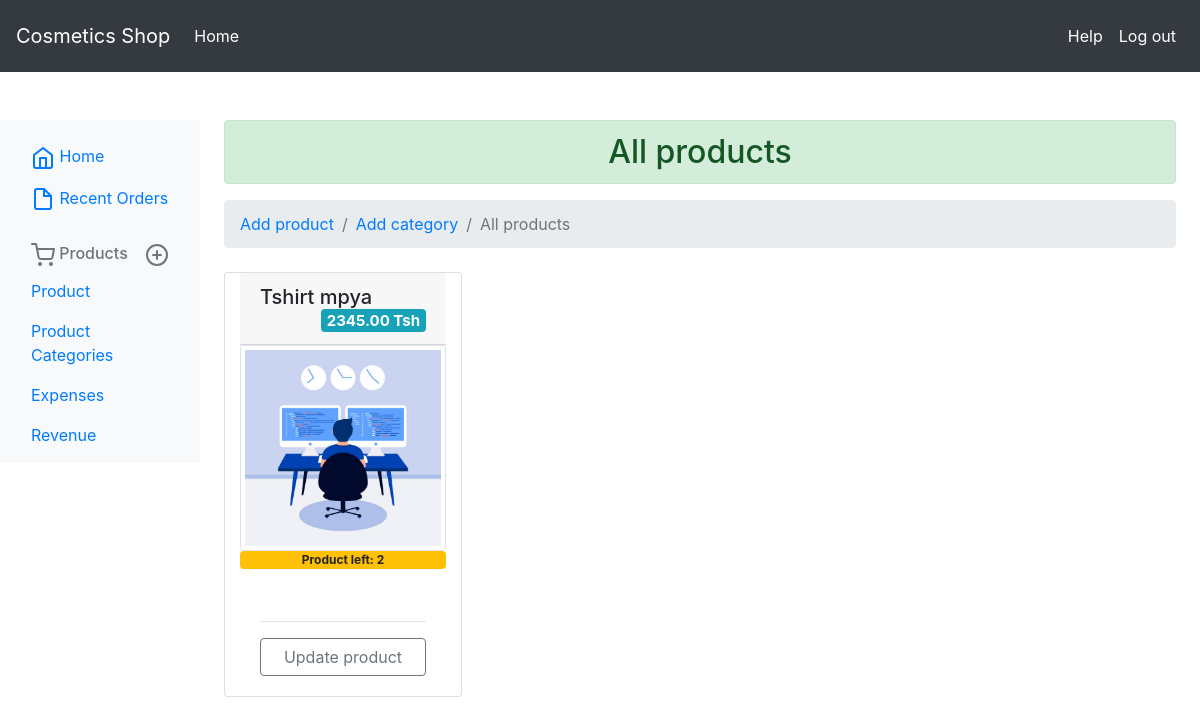
/manage/product/list/ (signed in), run on an earlier commit of the app's database.
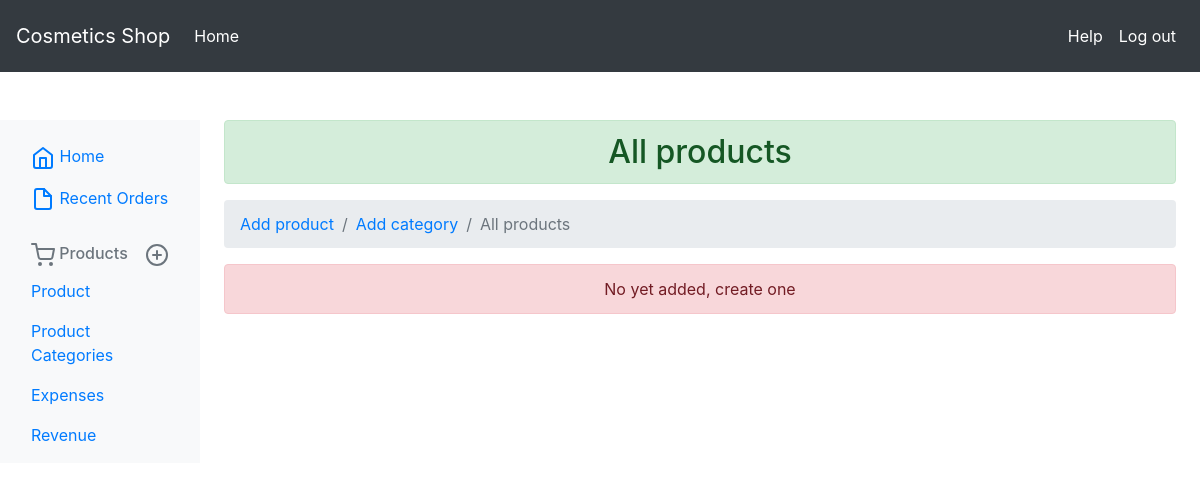
And on a later commit of the database.
### shop/models.py (models this page shows, shortened)
class Product(models.Model):
    sold_by = models.ForeignKey(User, related_name='saler', on_delete=models.DO_NOTHING, null=True, blank=True)  # for keeping record of who sold the goods
    stock_updated_by = models.ManyToManyField(User, blank=True, related_name='updater')
    category = models.ForeignKey(Category, related_name='products', on_delete=models.DO_NOTHING)
    initial_cost = models.DecimalField(max_digits=10, decimal_places=2, default=0)
    name = models.CharField(max_length=200, db_index=True)
    slug = models.SlugField(max_length=200, db_index=True)
    image = models.ImageField(upload_to='products/%Y/%m/%d/%S', blank=True)
    description = models.TextField(blank=True)
    price = models.DecimalField(max_digits=10, decimal_places=2)
    available = models.BooleanField(default=True, help_text='Checked means the stock is ready for sales')  # set True to allow goods to be visible in product for sales
    created = models.DateTimeField(auto_now_add=True)  # stock created
    quantity = models.PositiveSmallIntegerField(null=True, blank=True)
    vendor = models.CharField(max_length=200, blank=True)
    vendor_phone = models.CharField(max_length=20, blank=True)
    updated = models.DateTimeField(auto_now=True, null=True)
    vendor_email = models.EmailField(blank=True)
    vendor_website = models.URLField(blank=True)
    stock_cost = models.DecimalField(max_length=9, decimal_places=2, max_digits=11, blank=True)
    transport_fee = models.DecimalField(max_length=9, decimal_places=2, max_digits=11, blank=True)
    class Meta:
        ordering = ('name',)
        index_together = (('id', 'slug'),)

### manage/views.py (the view)
# urls.py: path('product/list/', views.ManagerListProduct.as_view(), name='product_list'),
@method_decorator([login_required, manager_required], name='dispatch')
class ManagerListProduct(generic.ListView):
    template_name = 'manage/product/list.html'
    context_object_name = 'products'
    model = Product

### manage/templates/manage/product/list.html (shortened to what this page needs)
{% extends 'manage/base.html' %}
{% load static %}
{% block products %}
    <h2 class="text-center alert alert-success">All products</h2>
         <nav aria-label="breadcrumb">
  <ol class="breadcrumb">
    <li class="breadcrumb-item"><a href="{% url 'manage:create_product' %}">Add product</a></li>
    <li class="breadcrumb-item"><a href="{% url 'manage:category_create' %}">Add category</a></li>
    <li class="breadcrumb-item active" aria-current="page">All products</li>
  </ol>
</nav>
    {% if object_list %}
    <div class="row mx-auto">
    {% for result in object_list %}
        <div class="col-3 card mt-2" style="width: 18rem;">
        <h5 class="card-header">{{ result.name }}<span class="float-right badge badge-info text-white">{{ result.price }} Tsh</span></h5>
  {% if result.image %}
      <img src="{{ result.image.url }}" class="card-img img-thumbnail" alt="{{ result.name }} image" width="100" height="100">
      {% else %}
      <img src="{% static 'img/no_image.png' %}" class="card-img img-thumbnail" alt="{{ result.name }} image" width="100" height="100">
        {% endif %}
        <p class="badge badge-warning text-center">Product left: {{ result.quantity }}</p>
  <div class="card-body">
      <hr>
    <a href="{% url 'manage:product_edit' result.id %}" class="btn btn-outline-secondary btn-block">Update product</a>
  </div>
</div>
        {% endfor %}
{% else %}
    <div class="alert alert-danger text-center" role="alert">No yet added, create one <a class="" href="{% url 'manage:create_product' %}"></a></div>
</div>
{% endif %}
{% endblock %}

What changed in the data, as far as the page shows it:
removed Product: name "Tshirt mpya", price "2345.00", image (picture), quantity "2"
Also different on the page:
text now shown: "No yet added, create one"
